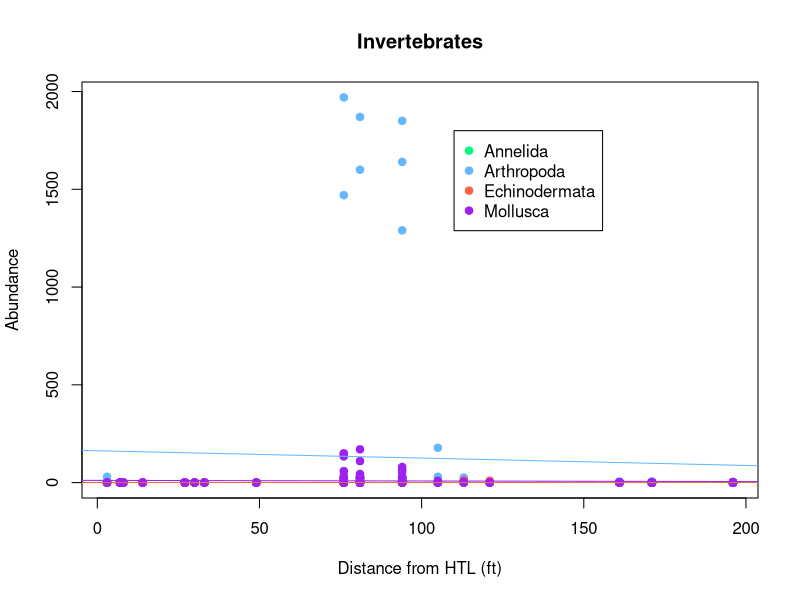
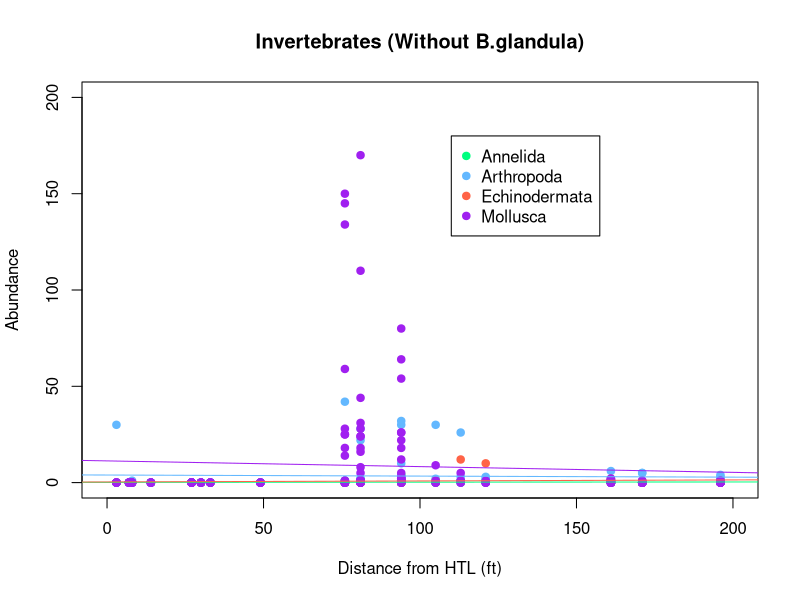
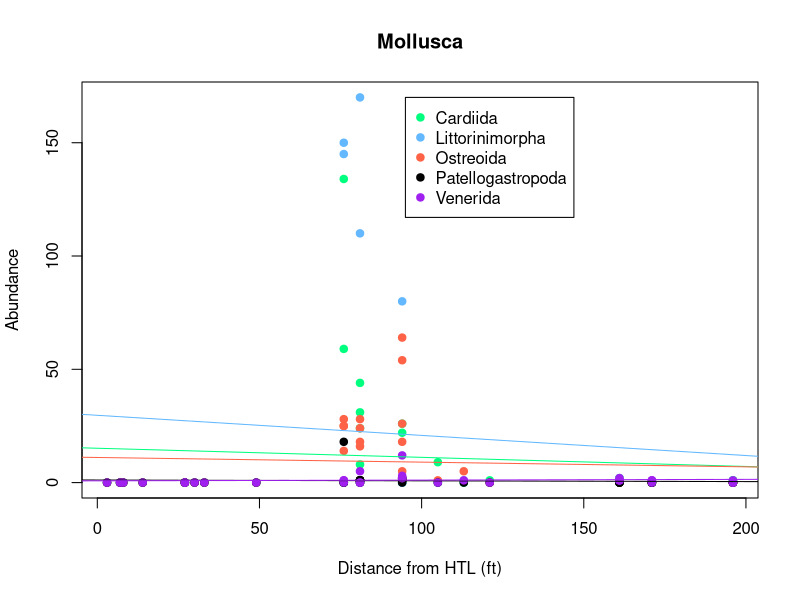
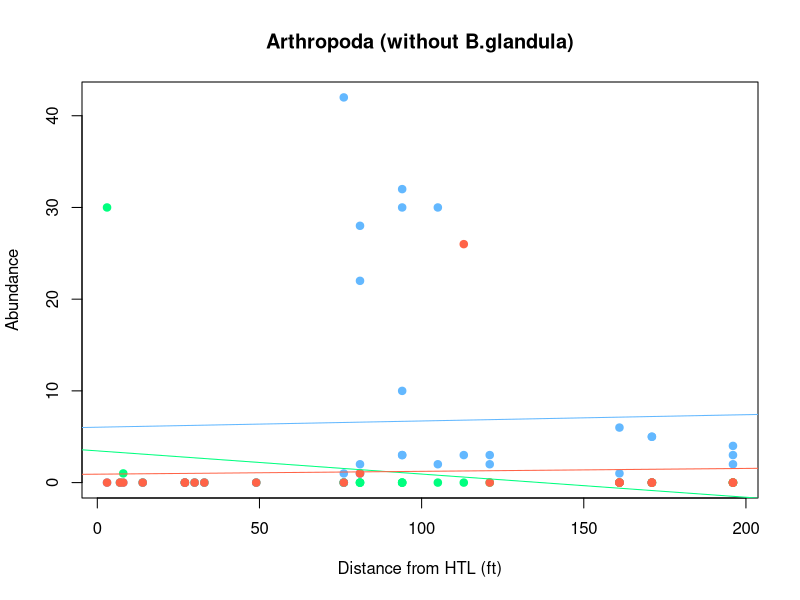

These charts were generated, in order, by the following R code: (Note: this script raises an error after producing the figures.)
#Creating Linear Regression and scatter plots for our 

wd <- getwd()


#load data and replace dashes with "NA"
Invert <- read.csv("allquad2.csv", na.strings = c("NA", "-"))
View(Invert)
#---TOTAL----------------------------------------------------------------------
Inv.Phy <- unique(Invert$Phylum)
col.inv <- c("springgreen", "steelblue1", "tomato", "purple")

xlim.inv.total <- range(Invert$WE..ft.from.HTL.)
ylim.inv.total <- range(Invert$Number.of.individuals)
plot(NA, xlim = xlim.inv.total, ylim = ylim.inv.total, xlab = "Distance from HTL (ft)", 
     ylab = "Abundance", main = "Invertebrates")

for(i in 1:length(Inv.Phy)){
  d.inv.total <- Invert[Invert$Phylum == Inv.Phy[i], ]
  points(d.inv.total$WE..ft.from.HTL., d.inv.total$Number.of.individuals, col=col.inv[i],
         pch = 19)
  
}
#Creating regression lines for each phylum

inv.interc.total <- inv.slope.total <- rep(NA,length(Inv.Phy))

pv.Inv.total <- rep(NA, length(Inv.Phy))

for(i in 1:length(Inv.Phy)){
  #i <- 4 #Conduct for loop for a specific point
  #
  d.inv2.total <- Invert[Invert$Phylum == Inv.Phy[i], ]
  m.inv.total <- lm(d.inv2.total$Number.of.individuals ~ d.inv2.total$WE..ft.from.HTL.)
  #set slope and intercept
  inv.slope.total[i] <- m.inv.total$coefficients[2]
  inv.interc.total[i] <- m.inv.total$coefficients[1]
  #Extract the p-value of the f statistic calculated by the regression.
  #accessible in the vector coef.Inv
  pv.Inv.total[i] <- pf(summary(m.inv.total)$fstatistic[1], summary(m.inv.total)$fstatistic[2],
                  summary(m.inv.total)$fstatistic[3], lower.tail = FALSE)
  #adds regression lines
  abline(a=inv.interc.total[i], b=inv.slope.total[i], col = col.inv[i])
  
}
#View P-values
pv.Inv.total

#Create P-value by Phylum table
Total.Invert.by.Phylum <- data.frame("Phylum" = Inv.Phy, "P.value" = pv.Inv.total)

#view Table
View(Total.Invert.by.Phylum)

#Add a legend (Be sure it doesn't cover up points)
legend(110, 1800, Inv.Phy, pch = 19, col = col.inv)


#---TOTAL (without B.glandula)-------------------------------------------------
Inv.Phy <- unique(Invert$Phylum)
col.inv <- c("springgreen", "steelblue1", "tomato", "purple")

xlim.inv <- c(0, 200)
ylim.inv <- c(0, 200)
plot(NA, xlim = xlim.inv, ylim = ylim.inv, xlab = "Distance from HTL (ft)", 
     ylab = "Abundance", main = "Invertebrates (Without B.glandula)")

for(i in 1:length(Inv.Phy)){
  d.inv <- Invert[Invert$Phylum == Inv.Phy[i] & 
                    Invert$Number.of.individuals < 177, ]
  points(d.inv$WE..ft.from.HTL., d.inv$Number.of.individuals, col=col.inv[i],
         pch = 19)
  
}
#Creating regression lines for each phylum

inv.interc.t <- inv.slope.t <- rep(NA,length(Inv.Phy))

pv.Inv <- rep(NA, length(Inv.Phy))

for(i in 1:length(Inv.Phy)){
  #i <- 4 #Conduct for loop for a specific point
  #
  d.inv2 <- Invert[Invert$Phylum == Inv.Phy[i] & 
                     Invert$Number.of.individuals < 177, ]
  m.inv <- lm(d.inv2$Number.of.individuals ~ d.inv2$WE..ft.from.HTL.)
  #set slope and intercept
  inv.slope.t[i] <- m.inv$coefficients[2]
  inv.interc.t[i] <- m.inv$coefficients[1]
  #Extract the p-value of the f statistic calculated by the regression.
  #accessible in the vector coef.Inv
  pv.Inv[i] <- pf(summary(m.inv)$fstatistic[1], summary(m.inv)$fstatistic[2],
                    summary(m.inv)$fstatistic[3], lower.tail = FALSE)
  #adds regression lines
  abline(a=inv.interc.t[i], b=inv.slope.t[i], col = col.inv[i])
  
}
#View P-values
pv.Inv
#Create P-value by Phylum table
Invert.by.Phylum <- data.frame("Phylum" = Inv.Phy, "P.value" = pv.Inv)
#view Table
View(Invert.by.Phylum)

#Add a legend (Be sure it doesn't cover up points)
legend(110, 180, Inv.Phy, pch = 19, col = col.inv)

#Save Plot to PDF

#Save Table to PDF


#---MOLLUSCA-------------------------------------------------------------------


Mollusca <- Invert[Invert$Phylum == "Mollusca" &
                     Invert$Number.of.individuals < 180, ]
str(Mollusca)
#View(Mollusca)
Mol.Ord <- unique(Mollusca$Order)
col.mol <- c("springgreen", "steelblue1", "tomato", "black", "purple", 
             "navy", "dodgerblue")

#Create a plot for only the Phyllum Mollusca, colors are by order

xlim.mol <- range(Mollusca$WE..ft.from.HTL.)
ylim.mol <- range(Mollusca$Number.of.individuals)
plot(NA, xlim = xlim.mol, ylim = ylim.mol, xlab = "Distance from HTL (ft)", 
     ylab = "Abundance", main = "Mollusca")

for(i in 1:length(Mol.Ord)){
  #i <- 4
  d.mol <- Mollusca[Mollusca$Order == Mol.Ord[i], ]
  points(d.mol$WE..ft.from.HTL., d.mol$Number.of.individuals, col=col.mol[i],
         pch = 19)
  
}
#Creating regression lines for each order

mol.interc.t <- mol.slope.t <- rep(NA,length(Mol.Ord))

pv.mol <- rep(NA, length(Mol.Ord))

for(i in 1:length(Mol.Ord)){
  #i <- 3
  # select first Order
  d.mol2 <- Mollusca[Mollusca$Order == Mol.Ord[i],]
  m.mol <- lm(d.mol2$Number.of.individuals ~ d.mol2$WE..ft.from.HTL.)
  mol.slope.t[i] <- m.mol$coefficients[2]
  mol.interc.t[i] <- m.mol$coefficients[1]
  #Extract the p-value of the f statistic calculated by the regression.
  #accessible in the vector coef.Inv
  pv.mol[i] <- pf(summary(m.mol)$fstatistic[1], summary(m.mol)$fstatistic[2],
                  summary(m.mol)$fstatistic[3], lower.tail = FALSE)
  
  #adds lines
  abline(a=mol.interc.t[i], b=mol.slope.t[i], col = col.mol[i])
  
}

#View P-values
pv.mol
#Create P-value by Phylum table
Mol.by.order <- data.frame("Order" = Mol.Ord, "P.value" = pv.mol)
#view Table
View(Mol.by.order)


#Add a legend (Be sure it doesn't cover up points)
legend(95, 170, Mol.Ord, pch = 19, col = col.mol)

#---ARTHROPODA (without B.glandula)--------------------------------------------
Arthropoda.wbg <- Invert[Invert$Phylum == "Arthropoda" & 
                           Invert$Number.of.individuals < 50, ]
str(Arthropoda.wbg)
#View(Arthropoda.wbg)
Ord.wbg <- unique(Arthropoda.wbg$Order)
col.arthro <- c("springgreen", "steelblue1", "tomato")

#Create a plot for only the Phyllum Arthropoda, colors are by order

# make empty plot
xlim.Arthro.wbg <- range(Arthropoda.wbg$WE..ft.from.HTL.)
ylim.Arthro.wbg <- range(Arthropoda.wbg$Number.of.individuals)
plot(NA, xlim = xlim.Arthro.wbg, ylim = ylim.Arthro.wbg, 
     xlab = "Distance from HTL (ft)", ylab = "Abundance",
     main = "Arthropoda (without B.glandula)")
for(i in 1:3){
  #i <- 1
  d.arthro.wbg <- Arthropoda.wbg[Arthropoda.wbg$Order == Ord.wbg[i], ]
  points(d.arthro.wbg$WE..ft.from.HTL., d.arthro.wbg$Number.of.individuals,
         col=col.arthro[i], pch = 19)
  
}

#Creating regression lines for each order

arthro.interc.wbg <- arthro.slope.wbg <- rep(NA,length(Ord.wbg))

pv.artho.wbg <- rep(NA, length(Ord.wbg))

for(i in 1:length(Ord.wbg)){
  #i <- 3
  # select first Order
  d.arthro.wbg2 <- Arthropoda.wbg[Arthropoda.wbg$Order == Ord.wbg[i],]
  m.arthro.wbg <- lm(d.arthro.wbg2$Number.of.individuals ~ 
                       d.arthro.wbg2$WE..ft.from.HTL.)
  arthro.slope.wbg[i] <- m.arthro.wbg$coefficients[2]
  arthro.interc.wbg[i] <- m.arthro.wbg$coefficients[1]
  #Extract the p-value of the f statistic calculated by the regression.
  #accessible in the vector coef.Inv
  pv.artho.wbg[i] <- pf(summary(m.arthro.wbg)$fstatistic[1], 
                        summary(m.arthro.wbg)$fstatistic[2], 
                        summary(m.arthro.wbg)$fstatistic[3], 
                        lower.tail = FALSE)
  #adds lines
  abline(a=arthro.interc.wbg[i], b=arthro.slope.wbg[i], col = col.arthro[i])
}

#View P-values
pv.artho.wbg
#Create P-value by Phylum table
Artho.wbg.by.order <- data.frame("Order" = Ord.wbg, "P.value" = pv.artho.wbg)
#view Table
View(Artho.wbg.by.order)

#Add a legend (Be sure it doesn't cover up points)
legend(120, 40, Ord, pch = 19, col = col.arthro)

#---ARTHROPODA (TOTAL)---------------------------------------------------------
Arthropoda <- Invert[Invert$Phylum == "Arthropoda", ]
str(Arthropoda)
#View(Arthropoda)
Ord <- unique(Arthropoda$Order)
col.arthro <- c("springgreen", "steelblue1", "tomato")

#Create a plot for only the Phyllum Arthropoda, colors are by order

# make empty plot
xlim.Arthro <- range(Arthropoda$WE..ft.from.HTL.)
ylim.Arthro <- range(Arthropoda$Number.of.individuals)
plot(NA, xlim = xlim.Arthro, ylim = ylim.Arthro, 
     xlab = "Distance from HTL (ft)", ylab = "Abundance", main = "Arthropoda")
for(i in 1:3){
  #i <- 1
  d.arthro <- Arthropoda[Arthropoda$Order == Ord[i], ]
  points(d.arthro$WE..ft.from.HTL., d.arthro$Number.of.individuals, 
         col=col.arthro[i], pch = 19)
  
}

#Creating regression lines for each order

arthro.interc.t <- arthro.slope.t <- rep(NA,length(Ord))

pv.artho <- rep(NA, length(Ord))

for(i in 1:length(Ord)){
  #i <- 3
  # select first Order
  d.arthro2 <- Arthropoda[Arthropoda$Order == Ord[i],]
  m.arthro <- lm(d.arthro2$Number.of.individuals ~ d.arthro2$WE..ft.from.HTL.)
  arthro.slope.t[i] <- m.arthro$coefficients[2]
  arthro.interc.t[i] <- m.arthro$coefficients[1]
  #Extract the p-value of the f statistic calculated by the regression.
  #accessible in the vector coef.Inv
  pv.artho[i] <- pf(summary(m.arthro)$fstatistic[1], 
                    summary(m.arthro)$fstatistic[2],
                    summary(m.arthro)$fstatistic[3], 
                    lower.tail = FALSE)
  #adds lines
  abline(a=arthro.interc.t[i], b=arthro.slope.t[i], col = col.arthro[i])
}

#View P-values
pv.artho
#Create P-value by Phylum table
Artho.by.order <- data.frame("Order" = Ord, "P.value" = pv.artho)
#view Table
View(Artho.by.order)

#Add a legend (Be sure it doesn't cover up points)
legend(120, 1800, Ord, pch = 19, col = col.arthro)



#---ANNELIDA-------------------------------------------------------------------
Annelida <- Invert[Invert$Phylum == "Annelida", ]
str(Annelida)
#View(Annelida)
An.Ord <- unique(Annelida$Order)
col.an <- c("springgreen", "steelblue1", "tomato", "yellow2", "purple", "navy",
            "dodgerblue")
#Create a plot for only the Phyllum Annelida, colors are by order
xlim.an <- range(Annelida$WE..ft.from.HTL.)
ylim.an <- range(Annelida$Number.of.individuals)
plot(NA, xlim = xlim.an, ylim = ylim.an, xlab = "Distance from HTL (ft)", 
     ylab = "Abundance", main = "Annelida")

for(i in 1:length(An.Ord)){
  d.an <- Annelida[Annelida$Order == An.Ord[i], ]
  points(d.an$WE..ft.from.HTL., d.an$Number.of.individuals, col=col.an[i], 
         pch = 19)
  
}


#Creating regression lines for each order

an.interc.t <- an.slope.t <- rep(NA,length(An.Ord))

pv.an <- rep(NA, length(An.Ord))

for(i in 1:length(An.Ord)){
  #i <- 2
  #select first Order
  d.an2 <- Annelida[Annelida$Order == An.Ord[i], ]
  m.an <- lm(d.an2$Number.of.individuals ~ d.an2$WE..ft.from.HTL.)
  an.slope.t[i] <- m.an$coefficients[2]
  an.interc.t[i] <- m.an$coefficients[1]
  
  #Extract the p-value of the f statistic calculated by the regression.
  #accessible in the vector coef.Inv
  pv.an[i] <- pf(summary(m.an)$fstatistic[1], 
                    summary(m.an)$fstatistic[2],
                    summary(m.an)$fstatistic[3], 
                    lower.tail = FALSE)
  #adds lines
  abline(a=an.interc.t[i], b=an.slope.t[i], col = col.an[i])
  
}

#View P-values
pv.an
#Create P-value by Phylum table
Annelida.by.order <- data.frame("Order" = An.Ord, "P.value" = pv.an)
#view Table
View(Annelida.by.order)

#Add a legend (Be sure it doesn't cover up points)
legend(120, 3.5, An.Ord, pch = 19, col = col.an)

#---ECHINODERMATA--------------------------------------------------------------
Echinodermata <- Invert[Invert$Phylum == "Echinodermata", ]
str(Echinodermata)
#View(Echinodermata)
Ech.Ord <- unique(Echinodermata$Order)
col.ech <- c("limegreen")

#Create a plot for only the Phyllum Echinodermata, colors are by order

# make empty plot
xlim.Ech <- range(Echinodermata$WE..ft.from.HTL.)
ylim.Ech <- range(Echinodermata$Number.of.individuals)
plot(NA, xlim = xlim.Ech, ylim = ylim.Ech, 
     xlab = "Distance from HTL (ft)", ylab = "Abundance", 
     main = "Echinodermata")
for(i in 1:length(Ech.Ord)){
  #i <- 1
  d.ech <- Echinodermata[Echinodermata$Order == Ech.Ord[i], ]
  points(d.ech$WE..ft.from.HTL., d.ech$Number.of.individuals, col=col.ech[i], 
         pch = 19)
  
}

#Creating regression lines for each order
ech.interc.t <- ech.slope.t <- rep(NA,length(Ech.Ord))

pv.ech <- rep(NA, length(Ech.Ord))

for(i in 1:length(An.Ord)){
  #i <- 2
  
  d.ech2 <- Echinodermata[Echinodermata$Order == Ech.Ord[i], ]
  m.ech <- lm(d.ech2$Number.of.individuals ~ d.ech2$WE..ft.from.HTL.)
  ech.slope.t[i] <- m.an$coefficients[2]
  ech.interc.t[i] <- m.an$coefficients[1]
  
  #Extract the p-value of the f statistic calculated by the regression.
  #accessible in the vector coef.Inv
  pv.ech[i] <- pf(summary(m.ech)$fstatistic[1], 
                 summary(m.ech)$fstatistic[2],
                 summary(m.ech)$fstatistic[3], 
                 lower.tail = FALSE)
  #adds lines
  abline(a=ech.interc.t[i], b=ech.slope.t[i], col = col.ech[i])
  
}

#View P-values
pv.ech
#Create P-value by Phylum table
Echinodermata.by.order <- data.frame("Order" = Ech.Ord, "P.value" = pv.ech)
#view Table
View(Echinodermata.by.order)

#Add a legend (Be sure it doesn't cover up points)
legend(110, 8, Ech.Ord, pch = 19, col = Ech.Ord)
